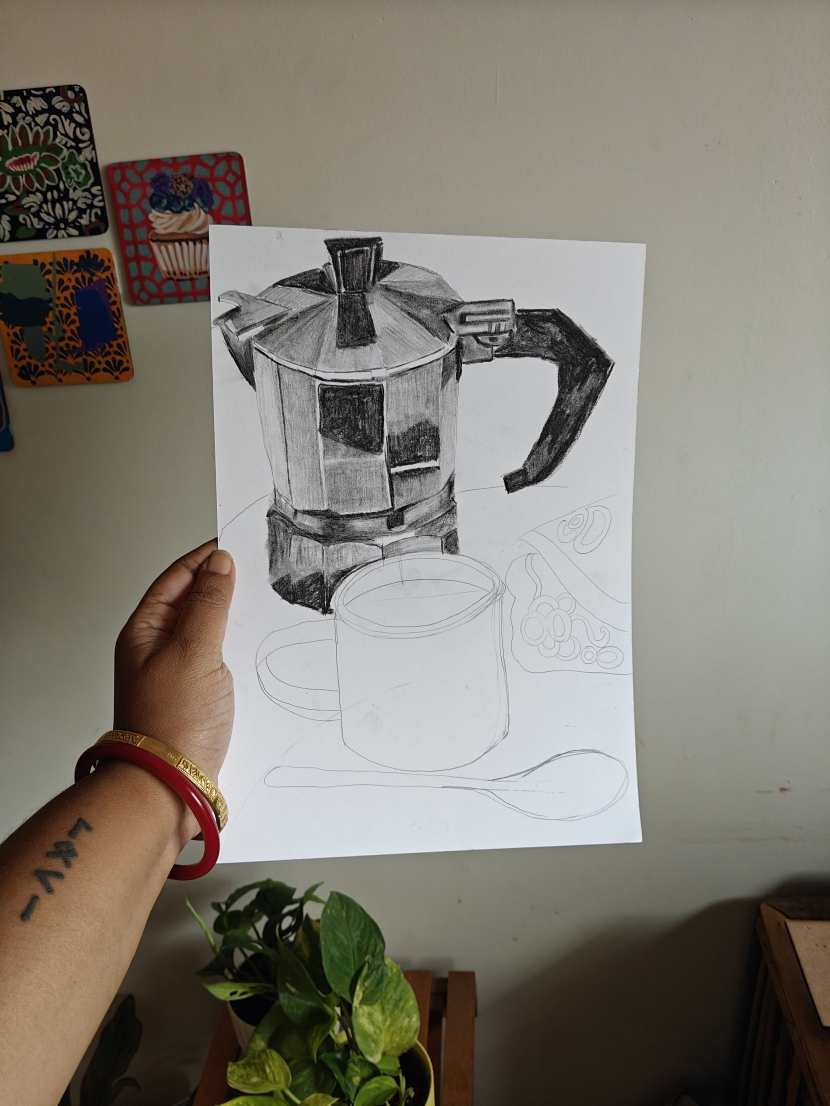
#> input picture photos/moka_pot/1_sketch.jpg, 1659 x 2212 px (shown at 1/2 size); its folder holds only this picture in this run
$ python make_process_reel.py photos/moka_pot/1_sketch.jpg
#> lines starting #> are read from the running program, lines starting #| are printed output that depends on the picture; after the words box and inside, x2 and y2 are one past the last pixel; in counts of white or black regions, pixels touching at a corner belong together
### make_video.py
#!/usr/bin/env python3
"""Weekly sketchbook tour: a papercut stop-motion reel built from the week's artworks.

Every element (background sheets, artwork cut-outs, caption strips, tape, stars)
is a paper "sprite" that slides, drops or pops into place. The animation runs at
12 fps with a slight per-frame "boil" so it reads as hand-moved paper.

Usage:  python3 make_video.py            # renders output/sketchbook_tour.mp4
        python3 make_video.py --preview  # writes a few still frames to output/preview/
"""
import math
import os
import subprocess
import sys
from multiprocessing import Pool

import numpy as np
from PIL import Image, ImageChops, ImageDraw, ImageFilter, ImageFont, ImageSequence

import filters

ROOT = os.path.dirname(os.path.abspath(__file__))
ART = os.path.join(ROOT, "artworks")
FONTS = os.path.join(ROOT, "fonts")
OUT = os.path.join(ROOT, "output")

W, H = 1080, 1920
FPS = 12          # stop-motion frame rate
OUT_FPS = 24      # each animation frame is shown twice

# Palette pulled from the paintings
MUSTARD = (226, 179, 66)
SAGE = (143, 160, 128)
TERRACOTTA = (200, 104, 76)
DUSTY_BLUE = (126, 154, 176)
CREAM = (242, 233, 216)
PINK = (222, 182, 176)
COBALT = (47, 79, 160)
CHARCOAL = (40, 40, 42)
CHARTREUSE = (196, 216, 52)
PAPER_WHITE = (251, 248, 240)
INK = (28, 28, 30)
RED_INK = (196, 58, 44)


# --------------------------------------------------------------------------- fonts

def caveat(size, weight="Bold"):
    f = ImageFont.truetype(os.path.join(FONTS, "Caveat.ttf"), size)
    f.set_variation_by_name(weight)
    return f


def marker(size):
    return ImageFont.truetype(os.path.join(FONTS, "PermanentMarker-Regular.ttf"), size)


def typewriter(size):
    return ImageFont.truetype(os.path.join(FONTS, "SpecialElite-Regular.ttf"), size)


# --------------------------------------------------------------------------- paper helpers

def paper_texture(w, h, color, seed, grain=7.0):
    """Flat colour with blotchy fibres and fine grain."""
    rng = np.random.default_rng(seed)
    base = np.empty((h, w, 3), np.float32)
    base[:] = color
    blot = rng.normal(0, 1, (h // 24 + 2, w // 24 + 2)).astype(np.float32)
    blot = np.array(Image.fromarray(blot).resize((w, h), Image.BICUBIC))
    fine = rng.normal(0, 1, (h, w)).astype(np.float32)
    shade = blot * grain * 0.7 + fine * grain * 0.55
    base += shade[..., None]
    return np.clip(base, 0, 255).astype(np.uint8)


def smooth_noise(n, rng, smooth=3):
    v = rng.random(n)
    if smooth > 1:
        k = np.ones(smooth) / smooth
        v = np.convolve(np.concatenate([v[-smooth:], v, v[:smooth]]), k, "same")[smooth:-smooth]
    return v


def edge_polygon(w, h, amp, seed, sides="tblr", step=7, inset=0.0):
    """Polygon around a w x h rectangle; torn sides wobble inward by up to `amp` px."""
    rng = np.random.default_rng(seed)
    pts = []
    segs = [("t", (0, 0), (w, 0), (0, 1)), ("r", (w, 0), (w, h), (-1, 0)),
            ("b", (w, h), (0, h), (0, -1)), ("l", (0, h), (0, 0), (1, 0))]
    for name, (x0, y0), (x1, y1), (nx, ny) in segs:
        length = math.hypot(x1 - x0, y1 - y0)
        n = max(2, int(length / step))
        torn = name in sides
        noise = smooth_noise(n, rng, 2) if torn else rng.random(n) * 0.15
        a = amp if torn else 2.0
        for i in range(n):
            f = i / n
            d = noise[i] * a + inset
            pts.append((x0 + (x1 - x0) * f + nx * d, y0 + (y1 - y0) * f + ny * d))
    return pts


def torn_sheet(w, h, color, seed, sides="tblr", amp=14, rim=True, grain=7.0):
    """Torn paper with a lighter fibrous rim on torn edges."""
    tex = Image.fromarray(paper_texture(w, h, color, seed, grain)).convert("RGBA")
    outer = Image.new("L", (w, h), 0)
    ImageDraw.Draw(outer).polygon(edge_polygon(w, h, amp, seed, sides), fill=255)
    out = Image.new("RGBA", (w, h), (0, 0, 0, 0))
    if rim and sides:
        inner = Image.new("L", (w, h), 0)
        ImageDraw.Draw(inner).polygon(edge_polygon(w, h, amp * 0.9, seed + 1, sides, inset=3), fill=255)
        inner = ImageChops.multiply(inner, outer)
        rim_col = tuple(int(c * 0.25 + 250 * 0.75) for c in color)
        rim_img = Image.new("RGBA", (w, h), rim_col + (255,))
        out.paste(rim_img, (0, 0), outer)
        out.paste(tex, (0, 0), inner)
    else:
        out.paste(tex, (0, 0), outer)
    return out


def add_shadow(img, dx=7, dy=11, blur=9, opacity=0.38):
    pad = blur * 3 + max(abs(dx), abs(dy))
    w, h = img.size
    canvas = Image.new("RGBA", (w + 2 * pad, h + 2 * pad), (0, 0, 0, 0))
    a = img.getchannel("A").point(lambda v: int(v * opacity))
    sh = Image.new("RGBA", img.size, (20, 16, 12, 0))
    sh.putalpha(a)
    canvas.alpha_composite(sh, (pad + dx, pad + dy))
    canvas = canvas.filter(ImageFilter.GaussianBlur(blur))
    canvas.alpha_composite(img, (pad, pad))
    return canvas


# [9 lines left out: function tape_strip, not called in this run]


def load_art(name):
    im = Image.open(os.path.join(ART, name))
    return im.convert("RGB")


def fit(im, max_w, max_h):
    s = min(max_w / im.width, max_h / im.height)
    return im.resize((max(1, int(im.width * s)), max(1, int(im.height * s))), Image.LANCZOS)


# [25 lines left out: function cutout, not called in this run]


def wrap(text, font, max_w):
    if "\n" in text:
        return [l for part in text.split("\n") for l in wrap(part, font, max_w)]
    lines, cur = [], ""
    for word in text.split(" "):
        test = (cur + " " + word).strip()
        if font.getlength(test) <= max_w or not cur:
            cur = test
        else:
            lines.append(cur)
            cur = word
    lines.append(cur)
    return lines


def text_strip(text, font, paper=PAPER_WHITE, ink=INK, seed=0, max_w=880, pad=(44, 26),
               sides="lr", shadow=True, align="center"):
    lines = wrap(text, font, max_w)
    asc, desc = font.getmetrics()
    lh = int((asc + desc) * 0.92)
    tw = int(max(font.getlength(l) for l in lines))
    w, h = tw + 2 * pad[0], lh * len(lines) + 2 * pad[1]
    sheet = torn_sheet(w, h, paper, seed, sides=sides, amp=12, grain=4)
    d = ImageDraw.Draw(sheet)
    for i, l in enumerate(lines):
        lw = font.getlength(l)
        x = pad[0] + (tw - lw) / 2 if align == "center" else pad[0]
        d.text((x, pad[1] + i * lh - desc * 0.15), l, font=font, fill=ink)
    return add_shadow(sheet, 5, 8, 7, 0.3) if shadow else sheet


# [47 lines left out: functions star, paper_circle, strike, square_thumb, not called in this run]


# --------------------------------------------------------------------------- animation

def ease_out_back(x, s=1.6):
    x -= 1
    return x * x * ((s + 1) * x + s) + 1


def ease_out(x):
    return 1 - (1 - x) ** 3


def ease_in(x):
    return x ** 3


def clamp(x):
    return 0.0 if x < 0 else 1.0 if x > 1 else x


class Sprite:
    _ids = 0

    def __init__(self, img, t0, pos, rot=0.0, z=0, enter="drop", enter_dur=0.5,
                 t1=None, leave=None, leave_dur=0.4, boil=1.0, path=None, reveal=None,
                 frames=None, frame_dur=None, tilt=True):
        Sprite._ids += 1
        self.id = Sprite._ids
        self.img = img
        self.t0, self.t1 = t0, t1
        self.pos, self.rot, self.z = pos, rot, z
        self.enter, self.enter_dur = enter, enter_dur
        self.leave, self.leave_dur = leave, leave_dur
        self.boil = boil
        self.path = path              # callable(t) -> (x, y, rot, scale)
        self.reveal = reveal          # (start, duration): wipe in from the left
        self.frames = frames          # animated sprite frames
        self.frame_dur = frame_dur
        self.tilt = tilt              # rotate a little while sliding in/out

    def active(self, t):
        return t >= self.t0 and (self.t1 is None or t < self.t1)

    def offscreen(self, direction, x, y):
        m = max(self.img.width, self.img.height)
        return {"left": (-m, y), "right": (W + m, y), "up": (x, -m), "down": (x, H + m)}[direction]

    # [76 lines left out: functions transform, image, draw, not called in this run]


# --------------------------------------------------------------------------- story

SPRITES = []
SCENES = []   # (start time, end time) per scene, end = when next sheet fully covers it


def add(sprite):
    SPRITES.append(sprite)
    return sprite


# [224 lines left out: functions background, caption, build, not called in this run]


# --------------------------------------------------------------------------- render

DURATION = None
GRAIN = None
LOOK = None   # filters.Look from --filter / --lut, applied to every finished frame


def setup():
    global DURATION, GRAIN
    DURATION = build()
    SPRITES.sort(key=lambda s: s.z)
    # Cull sprites once a later full-screen sheet has fully covered them.
    sheets = [s for s in SPRITES if s.img.size[0] >= W and s.img.size[1] >= H]
    for s in SPRITES:
        later = [b.t0 + b.enter_dur for b in sheets if b.z > s.z]
        if later:
            end = min(later)
            s.t1 = end if s.t1 is None else min(s.t1, end)
    rng = np.random.default_rng(99)
    GRAIN = []
    yy, xx = np.mgrid[0:H, 0:W]
    vig = 1 - 0.18 * (((xx - W / 2) / (W / 2)) ** 2 + ((yy - H / 2) / (H / 2)) ** 2) / 2
    for i in range(3):
        g = rng.normal(0, 2.5, (H, W)).astype(np.float32)
        GRAIN.append((vig.astype(np.float32), g))


# [46 lines left out: functions render_frame, main, not called in this run]


# [2 lines that do not run on import are left out]

### make_process_reel.py
#!/usr/bin/env python3
"""Moka pot process reel: "You don't need to be good to show your art."

Five process photos (sketch -> clipboard -> filled in -> final scan -> holding it)
told as a papercut reel. It reuses the paper sprites and renderer from make_video.py:
each photo is a torn-edged sheet that wipes over the last one with a slow push-in,
and the captions are torn paper strips.

Usage:  python3 make_process_reel.py              # renders output/moka_pot_process.mp4
        python3 make_process_reel.py --preview    # a few stills -> output/preview/
"""
import os
import subprocess
import sys
from multiprocessing import Pool

import numpy as np
from PIL import Image, ImageDraw

import make_video as mv
from make_video import (CREAM, COBALT, INK, MUSTARD, PAPER_WHITE, SAGE, TERRACOTTA, W, H, FPS, OUT_FPS,
                        Sprite, add, add_shadow, background, caption, caveat, clamp, cutout, ease_out,
                        edge_polygon, marker, star, text_strip, torn_sheet)

ROOT = os.path.dirname(os.path.abspath(__file__))
PHOTOS = os.path.join(ROOT, "photos", "moka_pot")
OUT = os.path.join(ROOT, "output")
NAME = "moka_pot_process"


def photo_sheet(name, seed, from_dir, focus=(0.5, 0.5), pad=80):
    """Cover-crop a photo to the frame (plus zoom headroom) with a torn edge on the entering side."""
    im = Image.open(os.path.join(PHOTOS, name)).convert("RGB")
    w, h = W + pad, H + pad
    s = max(w / im.width, h / im.height)
    im = im.resize((int(im.width * s + 0.5), int(im.height * s + 0.5)), Image.LANCZOS)
    left = int(clamp(focus[0] - w / im.width / 2) * im.width)
    left = min(left, im.width - w)
    top = min(int(clamp(focus[1] - h / im.height / 2) * im.height), im.height - h)
    im = im.crop((left, top, left + w, top + h)).convert("RGBA")
    if not from_dir:
        return im
    edge = {"left": "r", "right": "l", "up": "b", "down": "t"}[from_dir]
    mask = Image.new("L", (w, h), 0)
    ImageDraw.Draw(mask).polygon(edge_polygon(w, h, 26, seed, edge), fill=255)
    rim = torn_sheet(w, h, PAPER_WHITE, seed, sides=edge, amp=26, rim=False, grain=3)
    inner = Image.new("L", (w, h), 0)
    ImageDraw.Draw(inner).polygon(edge_polygon(w, h, 24, seed + 1, edge, inset=9), fill=255)
    rim.paste(im, (0, 0), inner)
    rim.putalpha(mask)
    return add_shadow(rim, 0, 0, 14, 0.45)


def photo(name, t, seed, from_dir, z, focus=(0.5, 0.5), zoom=(1.0, 1.06), hold=5.0, drift=(0, 0)):
    """A full-bleed photo that slides in and slowly pushes in for `hold` seconds."""
    img = photo_sheet(name, seed, from_dir, focus)

    def path(tt):
        k = clamp((tt - t) / hold)
        return (W / 2 + drift[0] * k, H / 2 + drift[1] * k, 0.0, zoom[0] + (zoom[1] - zoom[0]) * k)

    enter = "slide_" + from_dir if from_dir else "none"
    return add(Sprite(img, t, (W / 2, H / 2), z=z, enter=enter, enter_dur=0.55 if from_dir else 0, boil=0,
                      tilt=False, path=path))


def build():
    rng = np.random.default_rng(5)

    # ---------------- 0: hook on the half-finished sketch (0 - 4.5)
    z = 0
    photo("1_sketch.jpg", 0, 11, None, z, focus=(0.5, 0.45), zoom=(1.0, 1.08), drift=(0, 30))
#> in photo_sheet, im is the input picture: PIL image 1659x2212 RGB; mean R, G, B 129.2, 124.2, 114.9
#> in photo_sheet, `im = im.crop((left, top, left + w, top + h)).convert("RGBA")`:
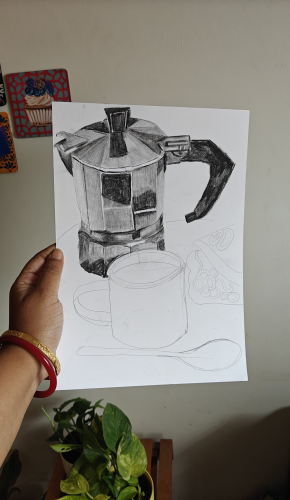
#> im: PIL image 1160x2000 RGBA (shown at 1/4 size); mean R, G, B, A 133.4, 129.1, 120.8, 255
    add(Sprite(text_strip("You don't need to be good", marker(68), seed=12, max_w=980), 0.25, (520, 220),
               rot=-2.5, z=z + 10, enter="slide_left", enter_dur=0.4))
#> in wrap, `lines, cur = [], ""`: lines = []; cur = ''
#> the loop in wrap, `for word in text.split(" "):` made 6 passes
#> (test, cur) on passes 1 to 6: ('You', 'You'), ("You don't", "You don't"), ("You don't need", "You don't need"), ("You don't need to", "You don't need to"), ("You don't need to be", "You don't need to be"), ("You don't need to be good", "You don't need to be good")
#> in text_strip, `lines = wrap(text, font, max_w)`: lines = ["You don't need to be good"]
#> in text_strip, `tw = int(max(font.getlength(l) for l in lines))`: tw = 858
#> in text_strip, `w, h = tw + 2 * pad[0], lh * len(lines) + 2 * pad[1]`: w = 946; h = 142
#> in paper_texture, `base += shade[..., None]`:
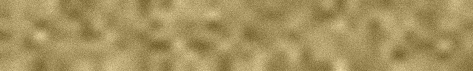
#> base: shape (142, 946, 3) float32 (shown at 1/2 size); mean of channels 0, 1, 2 251.1, 248.1, 240.1; drawn with min black and max white
#> in edge_polygon, `segs = [("t", (0, 0), (w, 0), (0, 1)), ("r", (w, 0), (w, h), (-1, 0)),..`: segs = [('t', (0, 0), (946, 0), (0, 1)), ('r', (946, 0), (946, 142), (-1, 0)), ('b', (946, 142), (0, 142), (0, -1)), ('l', (0, 142), (0, 0), (1, 0))]
#> the loop in edge_polygon, `for name, (x0, y0), (x1, y1), (nx, ny) in segs:` made 4 passes
#> (name, x0, y0, x1, y1, nx, ny, length) on passes 1, 3: ('t', 0, 0, 946, 0, 0, 1, 946), ('b', 946, 142, 0, 142, 0, -1, 946)
#> after the loop in edge_polygon, `for name, (x0, y0), (x1, y1), (nx, ny) in segs:`: pts = 310 pairs, first value 0 to 946, second value 0 to 142
#> in torn_sheet, `ImageDraw.Draw(outer).polygon(edge_polygon(w, h, amp, seed, sides), fi..`:
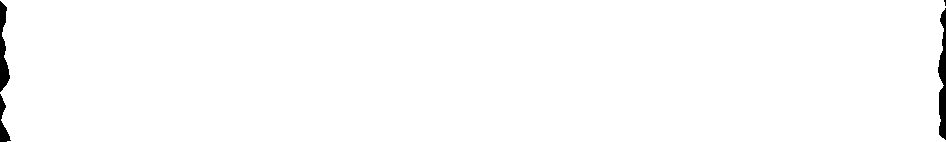
#> outer: PIL image 946x142 L; 98.9% white; 4 black regions (1 under 20 px), largest, box (x1, y1, x2, y2) and area: (938, 8, 946, 140) 698, (0, 1, 10, 92) 506, (0, 94, 11, 142) 229
#> the loop in edge_polygon (call 2), `for name, (x0, y0), (x1, y1), (nx, ny) in segs:` made 4 passes
#> in torn_sheet, `rim_col = tuple(int(c * 0.25 + 250 * 0.75) for c in color)`: rim_col = (250, 249, 247)
#> the loop in text_strip, `for i, l in enumerate(lines):` made 1 pass
#> (l, lw, x) on pass 1: ("You don't need to be good", 858.8, 43.62)
    add(Sprite(text_strip("to show your art.", marker(92), paper=COBALT, ink=PAPER_WHITE, seed=13), 0.75,
               (600, 380), rot=2, z=z + 11, enter="slide_right", enter_dur=0.4))
#> call 2 of torn_sheet, with w = 878, h = 174, color = (47, 79, 160), seed = 13, sides = 'lr', amp = 12, rim = True, grain = 4
#> in torn_sheet (call 2), `ImageDraw.Draw(outer).polygon(edge_polygon(w, h, amp, seed, sides), fi..`:
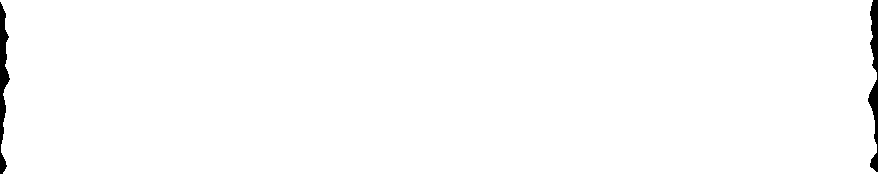
#> outer: PIL image 878x174 L; 98.9% white; 2 black regions, box (x1, y1, x2, y2) and area: (868, 0, 878, 172) 884, (0, 2, 10, 174) 866
#> in torn_sheet (call 2), `out.paste(tex, (0, 0), inner)`:
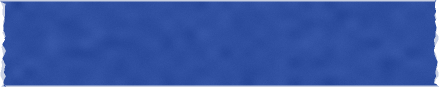
#> out: PIL image 878x174 RGBA (shown at 1/2 size); mean R, G, B, A 52.1, 82.8, 160.4, 252.1; transparent parts drawn white
#> the loop in text_strip (call 2), `for i, l in enumerate(lines):` made 1 pass
#> x on pass 1: 43.68
#> call 2 of add_shadow, with dx = 5, dy = 8, blur = 7, opacity = 0.3
#> in add_shadow (call 2), `sh.putalpha(a)`:
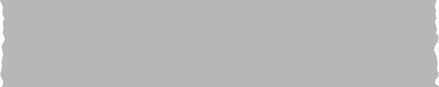
#> sh: PIL image 878x174 RGBA (shown at 1/2 size); mean R, G, B, A 20, 16, 12, 75.1; transparent parts drawn white
#> in add_shadow (call 2), `canvas.alpha_composite(img, (pad, pad))`:
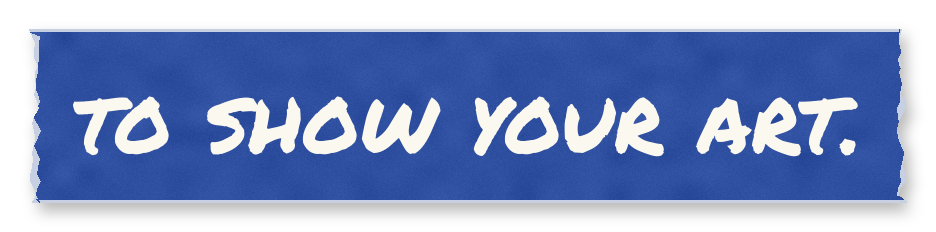
#> canvas: PIL image 936x232 RGBA; mean R, G, B, A 56.7, 74.8, 120.9, 180.4; transparent parts drawn white
    add(Sprite(text_strip("wobbly outlines. an empty mug.", caveat(64), paper=CREAM, seed=14,
                          max_w=880), 2.0, (540, 1700), rot=-1.5, z=z + 12, enter="pop", enter_dur=0.4))

    # ---------------- 1: clipboard, first black marker (4.5 - 8.5)
    t, z = 4.5, 100
    photo("2_clipboard.jpg", t - 0.5, 101, "right", z, focus=(0.5, 0.48), zoom=(1.04, 1.12), drift=(0, -20))
    caption("first black marker...", t + 0.1, 250, z + 10, size=80, seed=111, paper=CREAM)
    caption("half the page was still just lines.", t + 1.0, 1690, z + 11, size=76, seed=112, max_w=900)

    # ---------------- 2: spoon + fabric filled in (8.5 - 12.5)
    t, z = 8.5, 200
    photo("3_filled.jpg", t - 0.5, 201, "down", z, focus=(0.5, 0.42), zoom=(1.06, 1.0))
    add(Sprite(text_strip("I almost didn't share", marker(80), seed=211), t + 0.2, (540, 1560), rot=-2,
               z=z + 10, enter="pop", enter_dur=0.45))
    add(Sprite(text_strip("any of this.", marker(88), paper=TERRACOTTA, ink=PAPER_WHITE, seed=212),
               t + 0.8, (620, 1710), rot=2.5, z=z + 11, enter="pop", enter_dur=0.45))

    # ---------------- 3: clean final scan (12.5 - 17)
    t, z = 12.5, 300
    background(t - 0.5, MUSTARD, 301, "left", z)
    scan = Image.open(os.path.join(PHOTOS, "4_final_scan.jpg")).convert("RGB")
    card = cutout(scan, 900, 1230, 302, border=22, tape="corners", tape_color=(240, 225, 190))

    def scan_path(tt, t0=t):
        k = clamp((tt - t0) / 4.5)
        return (540, 1010, -2 + 1.5 * k, 1.0 + 0.04 * k)

    add(Sprite(card, t + 0.1, (540, 1010), z=z + 2, enter="drop", enter_dur=0.5, path=scan_path, boil=0.5))
    add(Sprite(text_strip("then it became this.", marker(88), seed=311), t + 0.9, (540, 230), rot=-2.5,
               z=z + 10, enter="slide_up", enter_dur=0.45))
    for i, (sx, sy, sc, col) in enumerate(((120, 420, 100, PAPER_WHITE), (960, 380, 110, TERRACOTTA),
                                           (110, 1720, 90, COBALT), (970, 1700, 100, PAPER_WHITE))):
        add(Sprite(star(sc, col, 320 + i), t + 1.4 + i * 0.12, (sx, sy), rot=rng.uniform(-20, 20),
                   z=z + 11, enter="pop", enter_dur=0.3))

    # ---------------- 4: holding it (17 - 21.5)
    t, z = 17.0, 400
    photo("5_holding.jpg", t - 0.5, 401, "up", z, focus=(0.58, 0.5), zoom=(1.0, 1.07), drift=(0, 20))
    add(Sprite(text_strip("show up\nanyway.", marker(84), paper=COBALT, ink=PAPER_WHITE, seed=411),
               t + 0.3, (860, 330), rot=-2.5, z=z + 10, enter="slide_left", enter_dur=0.4))
    caption("that's the whole skill.", t + 1.2, 1770, z + 11, size=88, seed=412)

    # ---------------- 5: save this list + CTA (21.5 - 29)
    t, z = 21.5, 500
    background(t - 0.5, CREAM, 501, "right", z)
    add(Sprite(text_strip("SAVE THIS", marker(96), paper=TERRACOTTA, ink=PAPER_WHITE, seed=511), t + 0.1,
               (540, 230), rot=-2, z=z + 2, enter="slide_up", enter_dur=0.4))
    caption("5 things to post when your art doesn't feel \"good enough\"", t + 0.6, 440, z + 3, size=66,
            seed=512, paper=PAPER_WHITE, max_w=860)
    tips = ["the unfinished stage", "the messy desk you made it on", "one small part you love",
            "a before + after", "the mistake you kept"]
    papers = [MUSTARD, SAGE, PAPER_WHITE, MUSTARD, SAGE]
    for i, tip in enumerate(tips):
        im = text_strip(f"{i + 1}.  {tip}", caveat(70), paper=papers[i], seed=520 + i, max_w=900)
        add(Sprite(im, t + 1.3 + i * 0.45, (540 + (-30 if i % 2 else 30), 680 + i * 175),
                   rot=rng.uniform(-2.5, 2.5), z=z + 4 + i, enter="slide_" + ("left" if i % 2 else "right"),
                   enter_dur=0.4))
    add(Sprite(text_strip("post your unfinished page this week + tag me", marker(62), paper=COBALT,
                          ink=PAPER_WHITE, seed=530, max_w=860), t + 4.0, (540, 1660), rot=-1.5,
               z=z + 12, enter="pop", enter_dur=0.45))
    add(Sprite(star(110, MUSTARD, 540), t + 4.5, (930, 1530), rot=12, z=z + 13, enter="pop", enter_dur=0.3))
    return t + 7.5


def main():
    os.makedirs(OUT, exist_ok=True)
    mv.build = build
    mv.setup()
    if "--preview" in sys.argv:
        pdir = os.path.join(OUT, "preview")
        os.makedirs(pdir, exist_ok=True)
        for ts in [float(a) for a in sys.argv[sys.argv.index("--preview") + 1:]] or [2.5, 4.1, 6.5, 10.5, 15,
                                                                                     19.5, 24, 28]:
            f = int(ts * FPS)
            Image.frombytes("RGB", (W, H), mv.render_frame(f)).save(os.path.join(pdir, f"moka_t{ts:05.1f}.jpg"),
                                                                    quality=88)
        return
    n = int(mv.DURATION * FPS)
    out = os.path.join(OUT, NAME + ".mp4")
    cmd = ["ffmpeg", "-y", "-loglevel", "error", "-f", "rawvideo", "-pix_fmt", "rgb24", "-s", f"{W}x{H}",
           "-r", str(FPS), "-i", "-", "-f", "lavfi", "-i", "anullsrc=r=44100:cl=stereo",
           "-r", str(OUT_FPS), "-c:v", "libx264", "-preset", "slow", "-crf", "21", "-pix_fmt", "yuv420p",
           "-profile:v", "high", "-c:a", "aac", "-b:a", "128k", "-shortest", "-movflags", "+faststart", out]
    proc = subprocess.Popen(cmd, stdin=subprocess.PIPE)
    with Pool(os.cpu_count()) as pool:
        for i, buf in enumerate(pool.imap(mv.render_frame, range(n), chunksize=4)):
            proc.stdin.write(buf)
            if i % 60 == 0:
                print(f"frame {i}/{n}", flush=True)
    proc.stdin.close()
    proc.wait()
    cover = Image.frombytes("RGB", (W, H), mv.render_frame(int(15.5 * FPS)))
    cover.save(os.path.join(OUT, NAME + "_cover.jpg"), quality=92)
    print("wrote", out)


if __name__ == "__main__":
#> (the run stopped early here; a loop or call above may not have finished)
